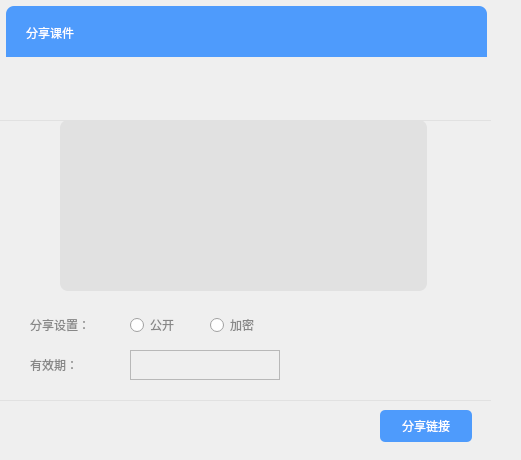
<?xml version="1.0" encoding="UTF-8"?>
<ui version="4.0">
 <class>DB_ShareCourseware</class>
 <widget class="QWidget" name="DB_ShareCourseware">
  <property name="geometry">
   <rect>
    <x>0</x>
    <y>0</y>
    <width>521</width>
    <height>460</height>
   </rect>
  </property>
  <property name="windowTitle">
   <string>Form</string>
  </property>
  <widget class="QFrame" name="frame_title">
   <property name="geometry">
    <rect>
     <x>6</x>
     <y>6</y>
     <width>481</width>
     <height>51</height>
    </rect>
   </property>
   <property name="styleSheet">
    <string notr="true">#frame_title{
border: none;
background-color: rgb(78,155,252);
border-top-left-radius: 8px;
border-top-right-radius: 8px;
}</string>
   </property>
   <property name="frameShape">
    <enum>QFrame::StyledPanel</enum>
   </property>
   <property name="frameShadow">
    <enum>QFrame::Raised</enum>
   </property>
   <widget class="QLabel" name="label_title">
    <property name="geometry">
     <rect>
      <x>20</x>
      <y>10</y>
      <width>391</width>
      <height>34</height>
     </rect>
    </property>
    <property name="styleSheet">
     <string notr="true">color: white;</string>
    </property>
    <property name="text">
     <string>分享课件</string>
    </property>
   </widget>
   <widget class="DB_CustomLabel_1" name="label_close">
    <property name="geometry">
     <rect>
      <x>450</x>
      <y>20</y>
      <width>16</width>
      <height>16</height>
     </rect>
    </property>
    <property name="styleSheet">
     <string notr="true">border-image: url(&quot;:/images/courseware/close-3.png&quot;);</string>
    </property>
    <property name="text">
     <string/>
    </property>
   </widget>
  </widget>
  <widget class="QLabel" name="label_3">
   <property name="geometry">
    <rect>
     <x>30</x>
     <y>90</y>
     <width>16</width>
     <height>18</height>
    </rect>
   </property>
   <property name="styleSheet">
    <string notr="true">border-image: url(':/images/file-1.png');</string>
   </property>
   <property name="text">
    <string/>
   </property>
  </widget>
  <widget class="QLabel" name="label_name">
   <property name="geometry">
    <rect>
     <x>50</x>
     <y>90</y>
     <width>231</width>
     <height>21</height>
    </rect>
   </property>
   <property name="styleSheet">
    <string notr="true">color: rgb(85, 85, 85);</string>
   </property>
   <property name="text">
    <string/>
   </property>
  </widget>
  <widget class="QLabel" name="label_time">
   <property name="geometry">
    <rect>
     <x>320</x>
     <y>90</y>
     <width>151</width>
     <height>21</height>
    </rect>
   </property>
   <property name="styleSheet">
    <string notr="true">	color: rgb(135, 135, 135);</string>
   </property>
   <property name="text">
    <string/>
   </property>
  </widget>
  <widget class="QFrame" name="frame_2">
   <property name="geometry">
    <rect>
     <x>60</x>
     <y>120</y>
     <width>367</width>
     <height>171</height>
    </rect>
   </property>
   <property name="styleSheet">
    <string notr="true">#frame_2{
border: none;
background-color: rgba(225,225,225);
border-radius: 8px;
}</string>
   </property>
   <property name="frameShape">
    <enum>QFrame::StyledPanel</enum>
   </property>
   <property name="frameShadow">
    <enum>QFrame::Raised</enum>
   </property>
   <widget class="QLabel" name="label_linkName">
    <property name="geometry">
     <rect>
      <x>10</x>
      <y>10</y>
      <width>351</width>
      <height>71</height>
     </rect>
    </property>
    <property name="font">
     <font>
      <weight>50</weight>
      <bold>false</bold>
     </font>
    </property>
    <property name="styleSheet">
     <string notr="true">color: rgb(85, 85, 85);</string>
    </property>
    <property name="text">
     <string/>
    </property>
    <property name="alignment">
     <set>Qt::AlignBottom|Qt::AlignHCenter</set>
    </property>
    <property name="wordWrap">
     <bool>true</bool>
    </property>
   </widget>
   <widget class="QLabel" name="label_viewLink">
    <property name="geometry">
     <rect>
      <x>10</x>
      <y>90</y>
      <width>351</width>
      <height>71</height>
     </rect>
    </property>
    <property name="font">
     <font>
      <weight>50</weight>
      <bold>false</bold>
     </font>
    </property>
    <property name="styleSheet">
     <string notr="true">color: rgb(85, 85, 85);</string>
    </property>
    <property name="text">
     <string/>
    </property>
    <property name="alignment">
     <set>Qt::AlignHCenter|Qt::AlignTop</set>
    </property>
    <property name="wordWrap">
     <bool>true</bool>
    </property>
   </widget>
  </widget>
  <widget class="QLabel" name="label">
   <property name="geometry">
    <rect>
     <x>30</x>
     <y>310</y>
     <width>75</width>
     <height>30</height>
    </rect>
   </property>
   <property name="minimumSize">
    <size>
     <width>0</width>
     <height>30</height>
    </size>
   </property>
   <property name="styleSheet">
    <string notr="true">	color: rgb(135, 135, 135);</string>
   </property>
   <property name="text">
    <string>分享设置：</string>
   </property>
  </widget>
  <widget class="QRadioButton" name="radioButton_private">
   <property name="geometry">
    <rect>
     <x>210</x>
     <y>310</y>
     <width>55</width>
     <height>30</height>
    </rect>
   </property>
   <property name="minimumSize">
    <size>
     <width>0</width>
     <height>0</height>
    </size>
   </property>
   <property name="styleSheet">
    <string notr="true">QRadioButton {
	color: rgb(135, 135, 135);
}

QRadioButton::indicator:unchecked {
 	border-image: url(&quot;:/images/courseware/Unselected.png&quot;);
}

QRadioButton::indicator:checked {
 	border-image: url(&quot;:/images/courseware/Select.png&quot;);
}</string>
   </property>
   <property name="text">
    <string>加密</string>
   </property>
  </widget>
  <widget class="QRadioButton" name="radioButton_public">
   <property name="geometry">
    <rect>
     <x>130</x>
     <y>310</y>
     <width>55</width>
     <height>30</height>
    </rect>
   </property>
   <property name="minimumSize">
    <size>
     <width>0</width>
     <height>0</height>
    </size>
   </property>
   <property name="styleSheet">
    <string notr="true">QRadioButton {
	color: rgb(135, 135, 135);
}

QRadioButton::indicator:unchecked {
 	border-image: url(&quot;:/images/courseware/Unselected.png&quot;);
}

QRadioButton::indicator:checked {
 	border-image: url(&quot;:/images/courseware/Select.png&quot;);
}</string>
   </property>
   <property name="text">
    <string>公开</string>
   </property>
  </widget>
  <widget class="QLabel" name="label_2">
   <property name="geometry">
    <rect>
     <x>30</x>
     <y>350</y>
     <width>75</width>
     <height>30</height>
    </rect>
   </property>
   <property name="minimumSize">
    <size>
     <width>0</width>
     <height>30</height>
    </size>
   </property>
   <property name="styleSheet">
    <string notr="true">	color: rgb(135, 135, 135);</string>
   </property>
   <property name="text">
    <string>有效期：</string>
   </property>
  </widget>
  <widget class="DB_CustomComboBox" name="comboBox">
   <property name="geometry">
    <rect>
     <x>130</x>
     <y>350</y>
     <width>150</width>
     <height>30</height>
    </rect>
   </property>
   <property name="minimumSize">
    <size>
     <width>150</width>
     <height>0</height>
    </size>
   </property>
   <property name="styleSheet">
    <string notr="true"/>
   </property>
   <property name="frameShape">
    <enum>QFrame::StyledPanel</enum>
   </property>
   <property name="frameShadow">
    <enum>QFrame::Raised</enum>
   </property>
  </widget>
  <widget class="QLabel" name="label_line">
   <property name="geometry">
    <rect>
     <x>0</x>
     <y>120</y>
     <width>491</width>
     <height>1</height>
    </rect>
   </property>
   <property name="styleSheet">
    <string notr="true">background:  rgb(225, 225, 225);</string>
   </property>
   <property name="text">
    <string/>
   </property>
  </widget>
  <widget class="QPushButton" name="pShare">
   <property name="geometry">
    <rect>
     <x>380</x>
     <y>410</y>
     <width>92</width>
     <height>32</height>
    </rect>
   </property>
   <property name="styleSheet">
    <string notr="true">QPushButton{
background-color:  rgb(78,155,252);
border: none;
border-radius: 5px;
color: white;
}</string>
   </property>
   <property name="text">
    <string>分享链接</string>
   </property>
  </widget>
  <widget class="QLabel" name="label_line1">
   <property name="geometry">
    <rect>
     <x>0</x>
     <y>400</y>
     <width>491</width>
     <height>1</height>
    </rect>
   </property>
   <property name="styleSheet">
    <string notr="true">background:  rgb(225, 225, 225);</string>
   </property>
   <property name="text">
    <string/>
   </property>
  </widget>
 </widget>
 <customwidgets>
  <customwidget>
   <class>DB_CustomLabel_1</class>
   <extends>QLabel</extends>
   <header location="global">CustomWidget/db_customlabel.h</header>
  </customwidget>
  <customwidget>
   <class>DB_CustomComboBox</class>
   <extends>QFrame</extends>
   <header location="global">CustomWidget/db_customcombobox.h</header>
   <container>1</container>
  </customwidget>
 </customwidgets>
 <resources/>
 <connections/>
</ui>
